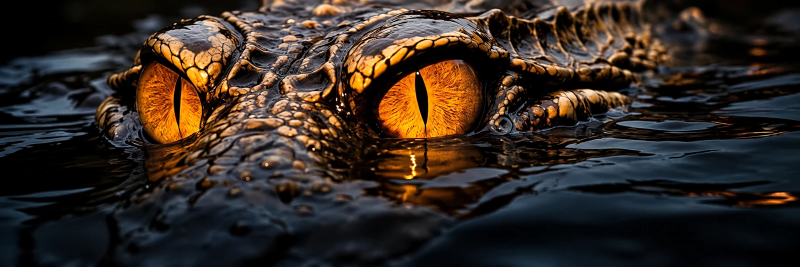
#> input picture enterprise/app-manager/assets/img/app-eye.webp, 1600 x 534 px (shown at 1/2 size)
$ python png2y4m.py ../../app-manager/assets/img/app-eye.webp ../../app-manager/assets/img/caiman-hero.webp
#> lines starting #> are read from the running program, lines starting #| are printed output that depends on the picture
"""PNG → Y4M (I420) still video for Chromium's fake camera (--use-file-for-fake-video-capture)."""
import sys
from PIL import Image

src, dst = sys.argv[1], sys.argv[2]
W, H, FRAMES = 640, 480, 30
img = Image.open(src).convert('RGB')
#> img is the input picture: PIL image 1600x534 RGB; mean R, G, B 52.3, 42.3, 35.4
canvas = Image.new('RGB', (W, H), (235, 235, 235))
#> canvas: PIL image 640x480 RGB; every value is 235
img.thumbnail((int(H * 0.8), int(H * 0.8)))
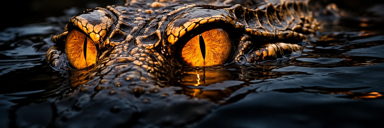
#> img: PIL image 384x128 RGB; mean R, G, B 52.4, 42.4, 35.6
canvas.paste(img, ((W - img.width) // 2, (H - img.height) // 2))
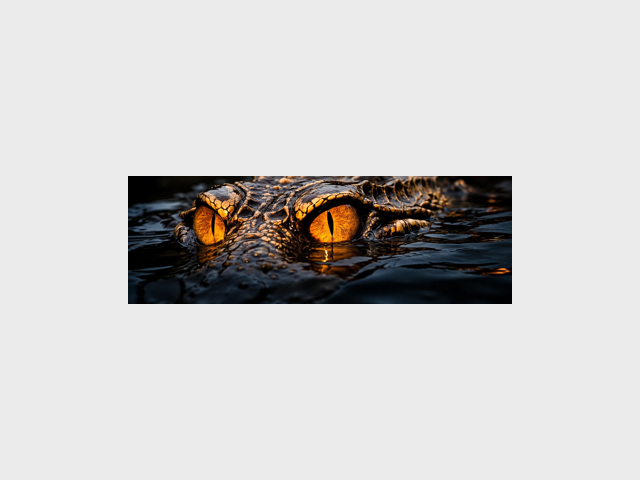
#> canvas: PIL image 640x480 RGB; mean R, G, B 205.8, 204.2, 203.1
y, u, v = canvas.convert('YCbCr').split()
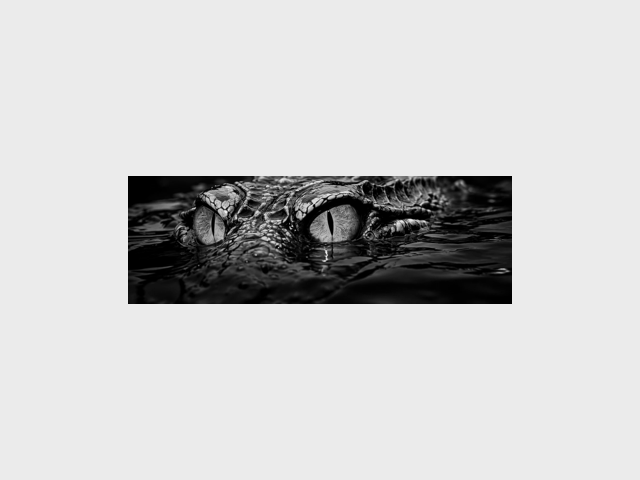
#> y: PIL image 640x480 L; min 0, max 242, mean 204.5
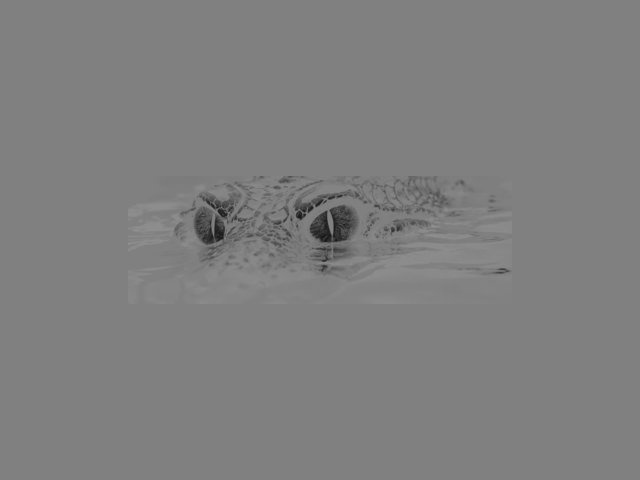
#> u: PIL image 640x480 L; min 21, max 145, mean 127.1
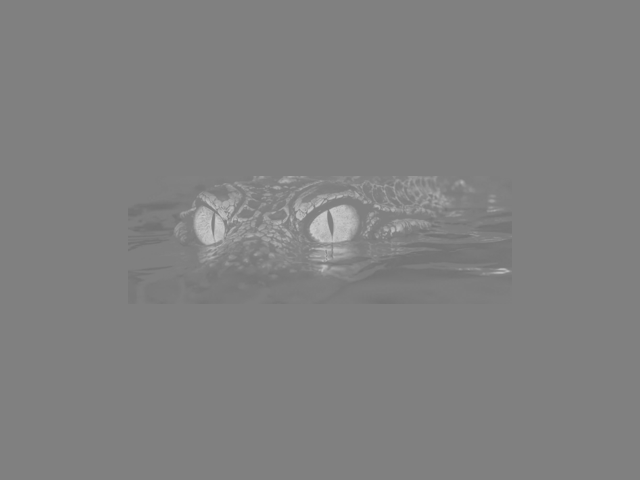
#> v: PIL image 640x480 L; min 113, max 203, mean 128.8
u = u.resize((W // 2, H // 2)); v = v.resize((W // 2, H // 2))
frame = y.tobytes() + u.tobytes() + v.tobytes()
with open(dst, 'wb') as f:
    f.write(f'YUV4MPEG2 W{W} H{H} F10:1 Ip A1:1 C420jpeg\n'.encode())
    for _ in range(FRAMES):
        f.write(b'FRAME\n'); f.write(frame)
